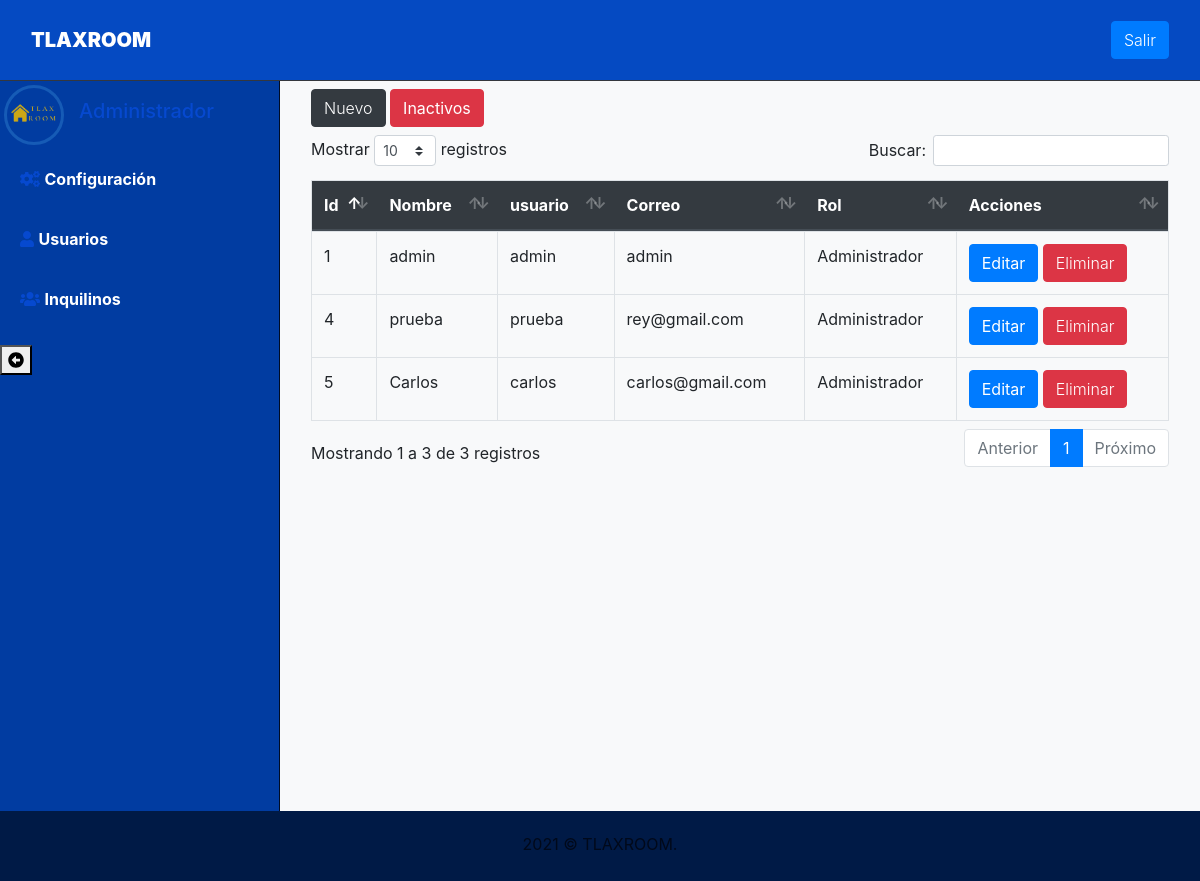
/Usuarios/Listar (signed in), run on the app's committed database.
### tables this page shows
CREATE TABLE `usuarios` (
  `id` int(11) NOT NULL,
  `nombre` varchar(100) NOT NULL,
  `usuario` varchar(20) NOT NULL,
  `correo` varchar(100) NOT NULL,
  `clave` varchar(150) NOT NULL,
  `rol` varchar(20) NOT NULL,
  `estado` tinyint(4) NOT NULL DEFAULT 1
);

### Libraries/Core/Views.php (called while the page is built)
<?php
class Views{
    function getView($controller, $view, $data="", $alert="", $config = "", $cliente = "")
    {
        $controller = get_class($controller);
        if ($controller == "Home") {
            $view = "Views/".$view.".php";
        }else{
            $view = "Views/" . $controller . "/" . $view . ".php";
        }
        require_once($view);
    }
}
?>

### Controller/Usuarios.php (called while the page is built, shortened)
<?php
class Usuarios extends Controllers
{
    public function Listar()
    {
        $data = $this->model->selectUsuarios();
        $this->views->getView($this, "Listar", $data, "");
    }
}

### index.php (called while the page is built, shortened)
<?php
require_once("Helpers/Helpers.php");
require_once("Libraries/Core/Load.php");
?>

### Helpers/Helpers.php (called while the page is built, shortened)
<?php
function URL_BASE()
{
    return URL;
}
?>

### Libraries/Core/Mysql.php (called while the page is built, shortened)
<?php
class Mysql extends Conexion{
    private $conexion;
    function __construct()
    {
        $this->conexion = new Conexion();
        $this->conexion = $this->conexion->conect();
    }
    public function select_all(string $query){
        $this->strquery = $query;
        $result = $this->conexion->prepare($this->strquery);
        $result->execute();
        $data = $result->fetchall(PDO::FETCH_ASSOC);
        return $data;
    }
}
?>

### Libraries/Core/Conexion.php (called while the page is built)
<?php
class Conexion{
    private $conect;
    public function __construct()
    {
      $conexion = "mysql:host=".HOST.";dbname=".BD.";.CHARSET.";
      try {
          $this->conect = new PDO($conexion, DB_USER, PASS);
          $this->conect->setAttribute(PDO::ATTR_ERRMODE, PDO::ERRMODE_EXCEPTION);
      } catch (PDOException $e) {
          $this->conect = "Error en la conexion";
          echo "Error: " . $e->getMessage();
      }
    }
    public function conect()
    {
        return $this->conect;
    }
}
?>

### Models/UsuariosModel.php (called while the page is built, shortened)
<?php
class UsuariosModel extends Mysql{
    public function selectUsuarios()
    {
        $sql = "SELECT * FROM usuarios WHERE estado = 1";
        $res = $this->select_all($sql);
        return $res;
    }
}
?>

### Views/Usuarios/Listar.php (the view, shortened to what this page needs)
<div class="page-content bg-light">
    <section>
        <div class="container-fluid">
            <div class="row">
                <div class="col-lg-12 mt-2">
                    <div class="row">
                        <div class="col-lg-6 mb-2">
                            <button class="btn btn-dark" type="button" data-toggle="modal" data-target="#nuevo_cliente">Nuevo</button>
                            <a href="<?php echo URL_BASE(); ?>/Usuarios/eliminados" class="btn btn-danger">Inactivos</a>
                        </div>
                        <div class="col-lg-6">
                        </div>
                    </div>
                    <div class="table-responsive">
                        <table class="table table-hover table-bordered" id="Table">
                            <thead class="thead-dark">
                                <tr>
                                    <th>Id</th>
                                    <th>Nombre</th>
                                    <th>usuario</th>
                                    <th>Correo</th>
                                    <th>Rol</th>
                                    <th>Acciones</th>
                                </tr>
                            </thead>
                            <tbody>
                                <?php foreach ($data as $us) { ?>
                                    <tr>
                                        <td><?php echo $us['id']; ?></td>
                                        <td><?php echo $us['nombre']; ?></td>
                                        <td><?php echo $us['usuario']; ?></td>
                                        <td><?php echo $us['correo']; ?></td>
                                        <td><?php echo $us['rol']; ?></td>
                                        <td>
                                            <a href="<?php echo URL_BASE() ?>Usuarios/editar?id=<?php echo $us['id']; ?>" class="btn btn-primary">Editar</a>
                                            <form action="<?php echo URL_BASE() ?>Usuarios/eliminar?id=<?php echo $us['id']; ?>" method="post" class="d-inline elim">
                                                <button type="submit" class="btn btn-danger">Eliminar</button>
                                            </form>
                                        </td>
                                    </tr>
                                <?php } ?>
                            </tbody>
                        </table>
                    </div>
                </div>
            </div>
        </div>
    </section>
</div>

### Assets/css/style.default.css (style rules this page uses)
body { position: relative; }
section { padding: 0 1rem; }
a { -webkit-transition: all 0.3s; transition: all 0.3s; display: inline-block; }
button { cursor: pointer; }
.page-content { position: relative; background: #22252a; min-height: 100vh; width: calc(100% - 280px); padding: 0; padding-bottom: 70px; }
button, input[type='submit'] { cursor: pointer; font-family: inherit; font-weight: 300 !important; }
.table { margin-bottom: 0; color: #8a8d93; }
.table td, .table th { border-color: #343a40; }
.table thead th { border: none; }
.table-bordered td, .table-bordered th { border-color: #343a40; }
.btn { font-weight: 400; border: 1px solid transparent; padding: 0.45rem 0.75rem; font-size: 1rem; line-height: 1.5; border-radius: 0.25rem; -webkit-transition: color 0.15s ease-in-out, background-color 0.15s ease-in-out, border-color 0.15s ease-in-out, -webkit-box-shadow 0.15s ease-in-out; transition: color 0.15s ease-in-out, background-color 0.15s ease-in-out, border-color 0.15s ease-in-out, -webkit-box-shadow 0.15s ease-in-out; transition: color 0.15s ease-in-out, background-color 0.15s ease-in-out, border-color 0.15s ease-in-out, box-shadow 0.15s ease-in-out; transition: color 0.15s ease-in-out, background-color 0.15s ease-in-out, border-color 0.15s ease-in-out, box-shadow 0.15s ease-in-out, -webkit-box-shadow 0.15s ease-in-out; }
.btn-primary { color: color-yiq(#DB6574); background-color: #DB6574; border-color: #DB6574; }
.btn-danger { color: color-yiq(#bb414d); background-color: #bb414d; border-color: #bb414d; }
.btn-dark { color: color-yiq(#212529); background-color: #212529; border-color: #212529; }
body { font-family: "Muli", sans-serif; font-size: 1rem; font-weight: 400; line-height: 1.5; color: #8a8d93; background-color: #fff; }
a { color: #DB6574; text-decoration: none; }
.bg-light { background-color: #e9ecef !important; }

### data on the page
usuarios: id "1", nombre "admin", usuario "admin", correo "admin", rol "Administrador"
usuarios: id "4", nombre "prueba", usuario "prueba", correo "rey@gmail.com", rol "Administrador"
usuarios: id "5", nombre "Carlos", usuario "carlos", correo "carlos@gmail.com", rol "Administrador"
